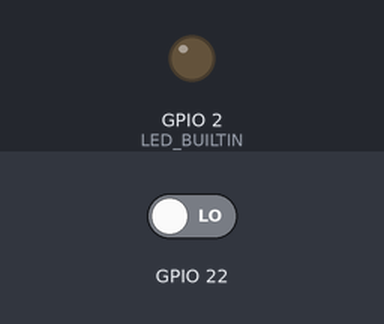
The program below on a simulated ESP32. Parts: output pins drawn as LEDs (lit = HIGH). Inputs (shaded band) come from the test bench; at power-on: GPIO 22 LOW.

Above: at 1.2 s.
1.3 s: GPIO 22 driven HIGH
At 2.5 s:
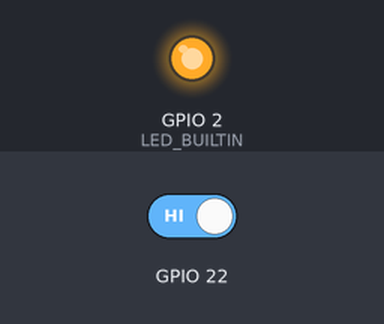
2.8 s: GPIO 22 driven LOW
At 3.8 s:
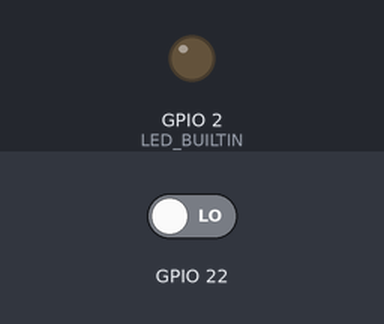
Timing chart, 0 to 5.8 s (numbered marks = the images above; inputs shaded):
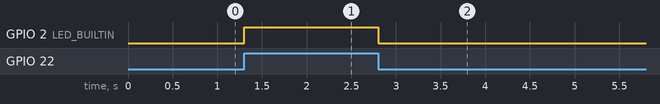

Measured:
- after the input at 1.3 s, GPIO 2 (LED_BUILTIN): LOW → HIGH at once
- after the input at 2.8 s, GPIO 2 (LED_BUILTIN): HIGH → LOW at once

The program:

main.cpp
```cpp
#include <Arduino.h>

void setup()
{
    // PULLDOWN is low when not clicked
    pinMode(GPIO_NUM_22, INPUT_PULLDOWN);
    pinMode(LED_BUILTIN, OUTPUT);
}

void loop()
{
    // Read state of the button
    int state = digitalRead(GPIO_NUM_22);
    // Change state of the led
    digitalWrite(LED_BUILTIN, state);
    // Sleep 100ms (loop runs at 10Hz)
    vTaskDelay(100 / portTICK_PERIOD_MS);
}

/*

// toggle

int lastbtnstate = LOW;
int ledstate = LOW;

void loop()
{
    // Read state of the button
    int btnstate = digitalRead(GPIO_NUM_22);
    // When button is clicked
    if (lastbtnstate != btnstate && btnstate == HIGH)
    {
        // Change state of the led
        ledstate = !ledstate;
        digitalWrite(LED_BUILTIN, ledstate);
    }
    // Save last button state
    lastbtnstate = btnstate;
    // Sleep 10ms (loop runs at 100Hz)
    vTaskDelay(10 / portTICK_PERIOD_MS);
}

*/
```
